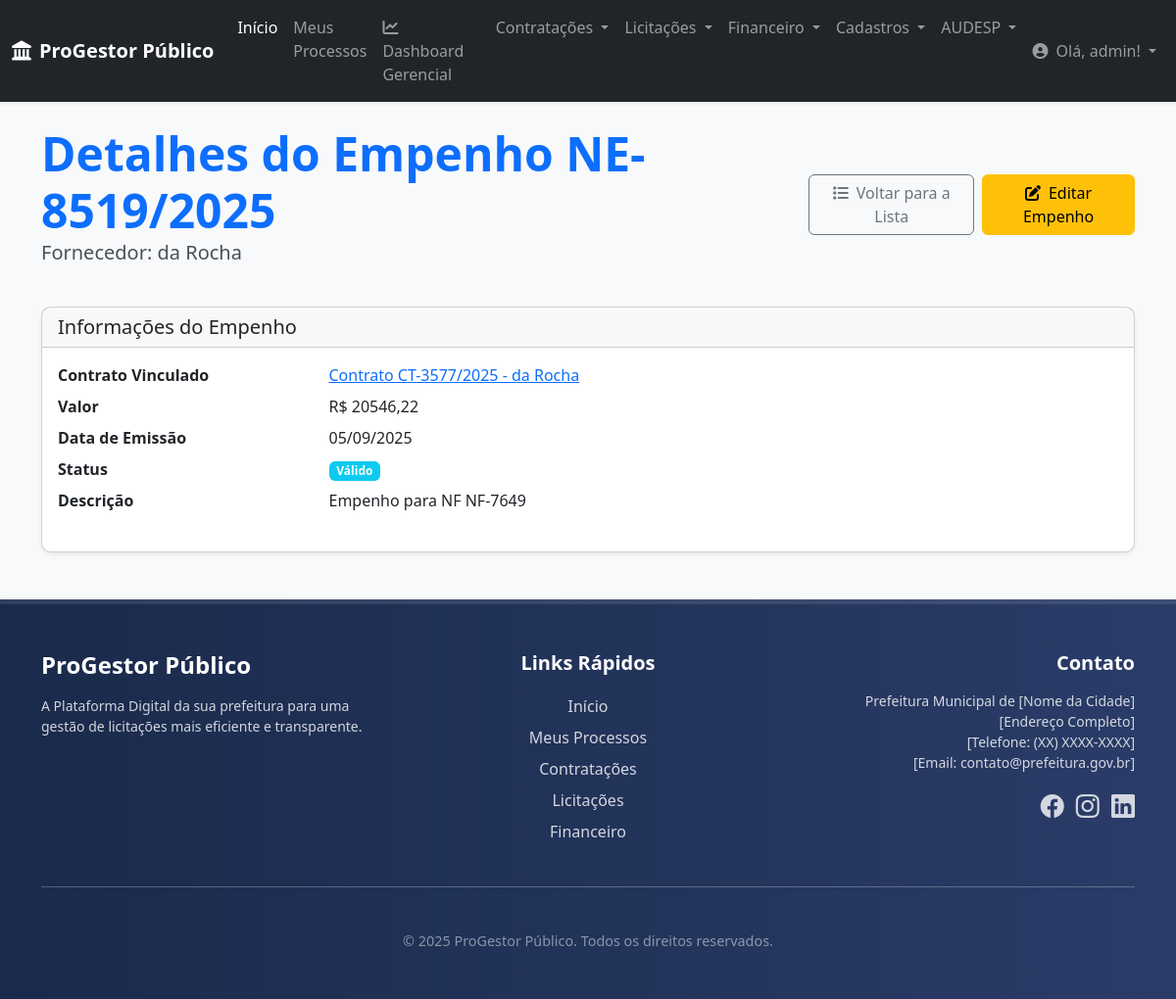
Page /financeiro/empenho/14/ (signed in) on the committed database.
### financeiro/models.py (models this page shows, shortened)
class NotaEmpenho(models.Model):
    contrato = models.ForeignKey(
        Contrato,
        on_delete=models.CASCADE,
        related_name='notas_empenho',
        verbose_name="Contrato Vinculado"
    )
    fornecedor = models.ForeignKey(
        Fornecedor,
        on_delete=models.PROTECT,
        related_name='empenhos',
        verbose_name="Fornecedor"
    )
    numero_empenho = models.CharField(
        max_length=50,
        verbose_name="Número do Empenho"
    )
    ano_empenho = models.IntegerField(
        verbose_name="Ano do Empenho"
    )
    data_emissao = models.DateField(
        verbose_name="Data de Emissão"
    )
    valor = models.DecimalField(
        max_digits=15,
        decimal_places=2,
        verbose_name="Valor do Empenho (R$)"
    )
    descricao = models.TextField(
        verbose_name="Descrição/Histórico do Empenho"
    )
    status = models.CharField(
        max_length=20,
        choices=STATUS_EMPENHO_CHOICES,
        default='VALIDO',
        verbose_name="Status do Empenho"
    )
    class Meta:
        verbose_name = "Nota de Empenho"
        verbose_name_plural = "Notas de Empenho"
        unique_together = ('numero_empenho', 'ano_empenho')
        ordering = ['-ano_empenho', '-data_emissao']

### core/models.py (models this page shows, shortened)
class Fornecedor(models.Model):
    razao_social = models.CharField(
        max_length=255,
        verbose_name="Razão Social"
    )
    nome_fantasia = models.CharField(
        max_length=255,
        blank=True, null=True,
        verbose_name="Nome Fantasia"
    )
    cnpj = models.CharField(
        max_length=18, # Formato XX.XXX.XXX/XXXX-XX
        unique=True,
        verbose_name="CNPJ"
    )
    endereco = models.CharField(
        max_length=255,
        blank=True, null=True,
        verbose_name="Endereço"
    )
    cidade = models.CharField(
        max_length=100,
        blank=True, null=True
    )
    estado = models.CharField(
        max_length=2,
        blank=True, null=True,
        verbose_name="UF"
    )
    telefone = models.CharField(
        max_length=20,
        blank=True, null=True
    )
    email = models.EmailField(
        blank=True, null=True,
        verbose_name="E-mail de Contato"
    )
    dados_bancarios = models.TextField(
        blank=True, null=True,
        verbose_name="Dados Bancários",
        help_text="Informações como Banco, Agência e Conta para pagamentos."
    )
    data_cadastro = models.DateTimeField(
        auto_now_add=True,
        verbose_name="Data de Cadastro"
    )
    class Meta:
        verbose_name = "Fornecedor"
        verbose_name_plural = "Fornecedores"
        ordering = ['razao_social']

### contratacoes/models.py (models this page shows)
class Contrato(models.Model):
    processo_vinculado = models.ForeignKey(
        Processo,
        on_delete=models.PROTECT,
        related_name='contratos',
        verbose_name="Processo Vinculado"
    )
    licitacao_origem = models.ForeignKey(
        Edital,
        on_delete=models.SET_NULL,
        null=True, blank=True,
        related_name='contratos_gerados',
        verbose_name="Licitação de Origem"
    )
    contratado = models.ForeignKey(
        Fornecedor,
        on_delete=models.PROTECT,
        related_name='contratos',
        verbose_name="Fornecedor Contratado"
    )
    numero_contrato = models.CharField(
        max_length=50,
        verbose_name="Número do Contrato"
    )
    ano_contrato = models.IntegerField(
        verbose_name="Ano do Contrato"
    )
    objeto = models.TextField(
        verbose_name="Objeto do Contrato"
    )
    valor_total = models.DecimalField(
        max_digits=15,
        decimal_places=2,
        verbose_name="Valor Total do Contrato (R$)"
    )
    data_assinatura = models.DateField(
        verbose_name="Data de Assinatura"
    )
    data_inicio_vigencia = models.DateField(
        verbose_name="Início da Vigência"
    )
    data_fim_vigencia = models.DateField(
        verbose_name="Fim da Vigência"
    )
    status = models.CharField(
        max_length=20,
        choices=STATUS_CONTRATO_CHOICES,
        default='VIGENTE',
        verbose_name="Status do Contrato"
    )
    data_criacao = models.DateTimeField(auto_now_add=True)
    class Meta:
        verbose_name = "Contrato"
        verbose_name_plural = "Contratos"
        unique_together = ('numero_contrato', 'ano_contrato') # Garante que não haja contratos duplicados
        ordering = ['-ano_contrato', '-numero_contrato']
    def __str__(self):
        return f"Contrato {self.numero_contrato}/{self.ano_contrato} - {self.contratado.razao_social}"

### financeiro/views.py (the view)
# urls.py: path('empenho/<int:pk>/', views.detalhar_empenho, name='detalhar_empenho'),
@login_required
def detalhar_empenho(request, pk):
    empenho = get_object_or_404(NotaEmpenho, pk=pk)
    context = {
        'empenho': empenho,
        'titulo_pagina': f'Detalhes do Empenho {empenho.numero_empenho}/{empenho.ano_empenho}'
    }
    return render(request, 'financeiro/detalhar_empenho.html', context)

### core/context_processors.py (called while the page is built)
def global_context(request):
    return {
        'logo_url': 'img/logo_barueri.jpg', # Caminho do seu logo
        'ano_atual': datetime.date.today().year, # Opcional: para o footer de direitos autorais
    }

### financeiro/templates/financeiro/detalhar_empenho.html (shortened to what this page needs)
{% extends 'base.html' %}
{% block content %}
<div class="container mt-4 mb-5">
    <div class="d-flex justify-content-between align-items-center mb-4">
        <div>
            <h1 class="display-5 fw-bold text-primary mb-0">{{ titulo_pagina }}</h1>
            <p class="lead">Fornecedor: {{ empenho.fornecedor.razao_social }}</p>
        </div>
        <div class="d-flex gap-2"> <a href="{% url 'financeiro:listar_empenhos' %}" class="btn btn-outline-secondary">
                <i class="fas fa-list me-2"></i>Voltar para a Lista
            </a>
            <a href="{% url 'financeiro:editar_empenho' pk=empenho.pk %}" class="btn btn-warning">
                <i class="fas fa-edit me-2"></i>Editar Empenho
            </a>
        </div>
    </div>
    <div class="card shadow-sm">
        <div class="card-header"><h5 class="mb-0">Informações do Empenho</h5></div>
        <div class="card-body">
            <dl class="row">
                <dt class="col-sm-3">Contrato Vinculado</dt>
                <dd class="col-sm-9"><a href="{% url 'contratacoes:detalhar_contrato' pk=empenho.contrato.pk %}">{{ empenho.contrato }}</a></dd>
                <dt class="col-sm-3">Valor</dt>
                <dd class="col-sm-9">R$ {{ empenho.valor|floatformat:2 }}</dd>
                <dt class="col-sm-3">Data de Emissão</dt>
                <dd class="col-sm-9">{{ empenho.data_emissao|date:"d/m/Y" }}</dd>
                <dt class="col-sm-3">Status</dt>
                <dd class="col-sm-9"><span class="badge bg-info">{{ empenho.get_status_display }}</span></dd>
                <dt class="col-sm-3">Descrição</dt>
                <dd class="col-sm-9">{{ empenho.descricao|linebreaksbr }}</dd>
            </dl>
        </div>
    </div>
</div>
{% endblock content %}

### core/templates/core/navbar.html (shortened to what this page needs)
<nav class="navbar navbar-expand-lg navbar-dark bg-dark shadow-sm">
    <div class="container-fluid">
        <a class="navbar-brand fw-bold" href="{% url 'core:home' %}">
            <i class="fas fa-landmark me-2"></i>ProGestor Público
        </a>
        <div class="collapse navbar-collapse" id="navbarNavDropdown">
            <ul class="navbar-nav me-auto mb-2 mb-lg-0">
                <li class="nav-item">
                    <a class="nav-link active" aria-current="page" href="{% url 'core:home' %}">Início</a>
                </li>
                <li class="nav-item">
                    <a class="nav-link" href="{% url 'core:meus_processos' %}">Meus Processos</a>
                </li>
                <li class="nav-item">
                    <a class="nav-link" href="{% url 'core:dashboard_gerencial' %}">
                        <i class="fas fa-chart-line me-1"></i>Dashboard Gerencial
                    </a>
                </li>
                <li class="nav-item dropdown">
                    <a class="nav-link dropdown-toggle" href="#" id="navbarContratacoes" role="button" data-bs-toggle="dropdown" aria-expanded="false">
                        Contratações
                    </a>
                </li>
                <li class="nav-item dropdown">
                    <a class="nav-link dropdown-toggle" href="#" id="navbarLicitacoes" role="button" data-bs-toggle="dropdown" aria-expanded="false">
                        Licitações
                    </a>
                </li>
                <li class="nav-item dropdown">
                    <a class="nav-link dropdown-toggle" href="#" id="navbarFinanceiro" role="button" data-bs-toggle="dropdown" aria-expanded="false">
                        Financeiro
                    </a>
                </li>
                <li class="nav-item dropdown">
                    <a class="nav-link dropdown-toggle" href="#" id="navbarCadastros" role="button" data-bs-toggle="dropdown" aria-expanded="false">
                        Cadastros
                    </a>
                </li>
                <li class="nav-item dropdown">
                    <a class="nav-link dropdown-toggle" href="#" id="navbarAudesp" role="button" data-bs-toggle="dropdown" aria-expanded="false">
                        AUDESP
                    </a>
                </li>
            </ul>
            <ul class="navbar-nav">
                {% if user.is_authenticated %}
                    <li class="nav-item dropdown">
                        <a class="nav-link dropdown-toggle" href="#" id="navbarUserDropdown" role="button" data-bs-toggle="dropdown" aria-expanded="false">
                            <i class="fas fa-user-circle me-1"></i> Olá, {{ user.username }}!
                        </a>
                    </li>
                {% else %}
                    <li class="nav-item">
                        <a class="nav-link" href="{% url 'account_login' %}">Entrar</a>
                    </li>
                {% endif %}
            </ul>
        </div>
    </div>
</nav>

### core/templates/base.html (style rules this page uses)
:root { --primary-color: #0056b3; --secondary-color: #337ab7; --dark-blue: #1a2a4b; --light-grey: #f8f9fa; --medium-grey: #e9ecef; --text-dark: #495057; --text-light: #ffffff; }
body { display: flex; flex-direction: column; min-height: 100vh; font-family: 'Segoe UI', Roboto, 'Helvetica Neue', Arial, sans-serif; background-color: var(--light-grey); color: var(--text-dark); }
.navbar { box-shadow: 0 2px 4px rgba(0,0,0,.08); }
.card { border-radius: 10px; box-shadow: 0 4px 12px rgba(0,0,0,.08); transition: transform 0.2s ease-in-out; }

### rows in the picture
NotaEmpenho: fornecedor.razao_social "da Rocha", contrato "Contrato CT-3577/2025 - da Rocha", valor "20546,22", data_emissao "05/09/2025", status "Válido", descricao "Empenho para NF NF-7649"

### other values in the picture
{{ user.username }} "admin"
{{ titulo_pagina }} "Detalhes do Empenho NE-8519/2025"
